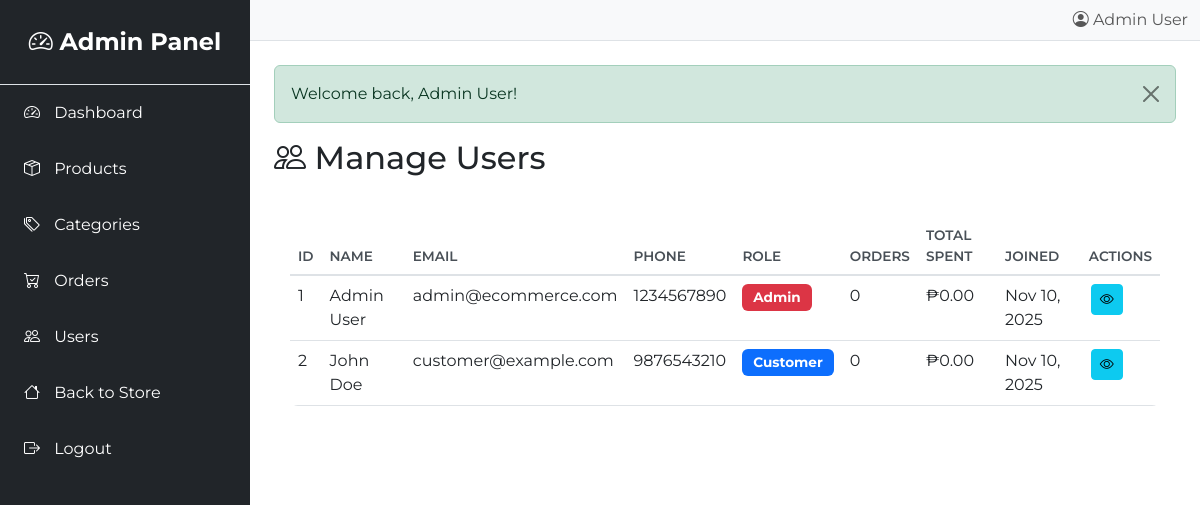
The page /admin/users.php (signed in) on the database its author committed.
### tables this page shows
CREATE TABLE users (
    id INT AUTO_INCREMENT PRIMARY KEY,
    name VARCHAR(100) NOT NULL,
    email VARCHAR(100) NOT NULL UNIQUE,
    password_hash VARCHAR(255) NOT NULL,
    phone VARCHAR(20),
    address TEXT,
    role ENUM('customer', 'admin') DEFAULT 'customer',
    created_at TIMESTAMP DEFAULT CURRENT_TIMESTAMP,
    INDEX idx_email (email),
    INDEX idx_role (role)
);

### admin/users.php (the view, shortened to what this page needs)
<?php
require_once '../includes/config.php';
require_once '../includes/functions.php';
$users_query = "SELECT u.*,
                COUNT(DISTINCT o.id) as order_count,
                SUM(o.total_amount) as total_spent
                FROM users u
                LEFT JOIN orders o ON u.id = o.user_id
                GROUP BY u.id
                ORDER BY u.created_at DESC";
$users_result = $conn->query($users_query);
$users = [];
while ($usr = $users_result->fetch_assoc()) {
    $users[] = $usr;
}
include 'includes/admin_header.php';
?>
<h2 class="mb-4"><i class="bi bi-people"></i> Manage Users</h2>
<div class="card">
    <div class="card-body">
        <div class="table-responsive">
            <table class="table table-hover">
                <thead>
                    <tr>
                        <th>ID</th>
                        <th>Name</th>
                        <th>Email</th>
                        <th>Phone</th>
                        <th>Role</th>
                        <th>Orders</th>
                        <th>Total Spent</th>
                        <th>Joined</th>
                        <th>Actions</th>
                    </tr>
                </thead>
                <tbody>
                    <?php foreach ($users as $user): ?>
                        <tr>
                            <td><?php echo $user['id']; ?></td>
                            <td><?php echo htmlspecialchars($user['name']); ?></td>
                            <td><?php echo htmlspecialchars($user['email']); ?></td>
                            <td><?php echo htmlspecialchars($user['phone']); ?></td>
                            <td>
                                <span class="badge <?php echo $user['role'] == 'admin' ? 'bg-danger' : 'bg-primary'; ?>">
                                    <?php echo ucfirst($user['role']); ?>
                                </span>
                            </td>
                            <td><?php echo $user['order_count']; ?></td>
                            <td><?php echo format_price($user['total_spent'] ?? 0); ?></td>
                            <td><?php echo date('M j, Y', strtotime($user['created_at'])); ?></td>
                            <td>
                                <button class="btn btn-sm btn-info"
                                        data-bs-toggle="modal"
                                        data-bs-target="#viewUserModal<?php echo $user['id']; ?>">
                                    <i class="bi bi-eye"></i>
                                </button>
                            </td>
                        </tr>
                    <?php endforeach; ?>
                </tbody>
            </table>
        </div>
    </div>
</div>
<?php include 'includes/admin_footer.php'; ?>

### assets/css/admin.css (style rules this page uses)
body { font-family: 'Montserrat', sans-serif; }
.card { border-radius: 10px; margin-bottom: 1rem; border: none; }
.table-responsive { border-radius: 8px; overflow-x: auto; }
.table { margin-bottom: 0; }
.table thead th { border-bottom: 2px solid #dee2e6; font-weight: 600; text-transform: uppercase; font-size: 0.85rem; color: #495057; }
.table tbody tr { transition: background-color 0.2s ease; }
.table .btn { margin: 0 2px; }
body { overflow-x: hidden; }
.badge { padding: 0.5em 0.8em; font-size: 0.85em; }

### rows shown on the page
users: id "1", name "Admin User", email "admin@ecommerce.com", phone "1234567890", role "Admin", order_count "0", total_spent "₱0.00", created_at "Nov 10, 2025"
users: id "2", name "John Doe", email "customer@example.com", phone "9876543210", role "Customer", order_count "0", total_spent "₱0.00", created_at "Nov 10, 2025"

### other values the page prints
$_SESSION['user_name'] "Admin User"
$text "Welcome back, Admin User!"
